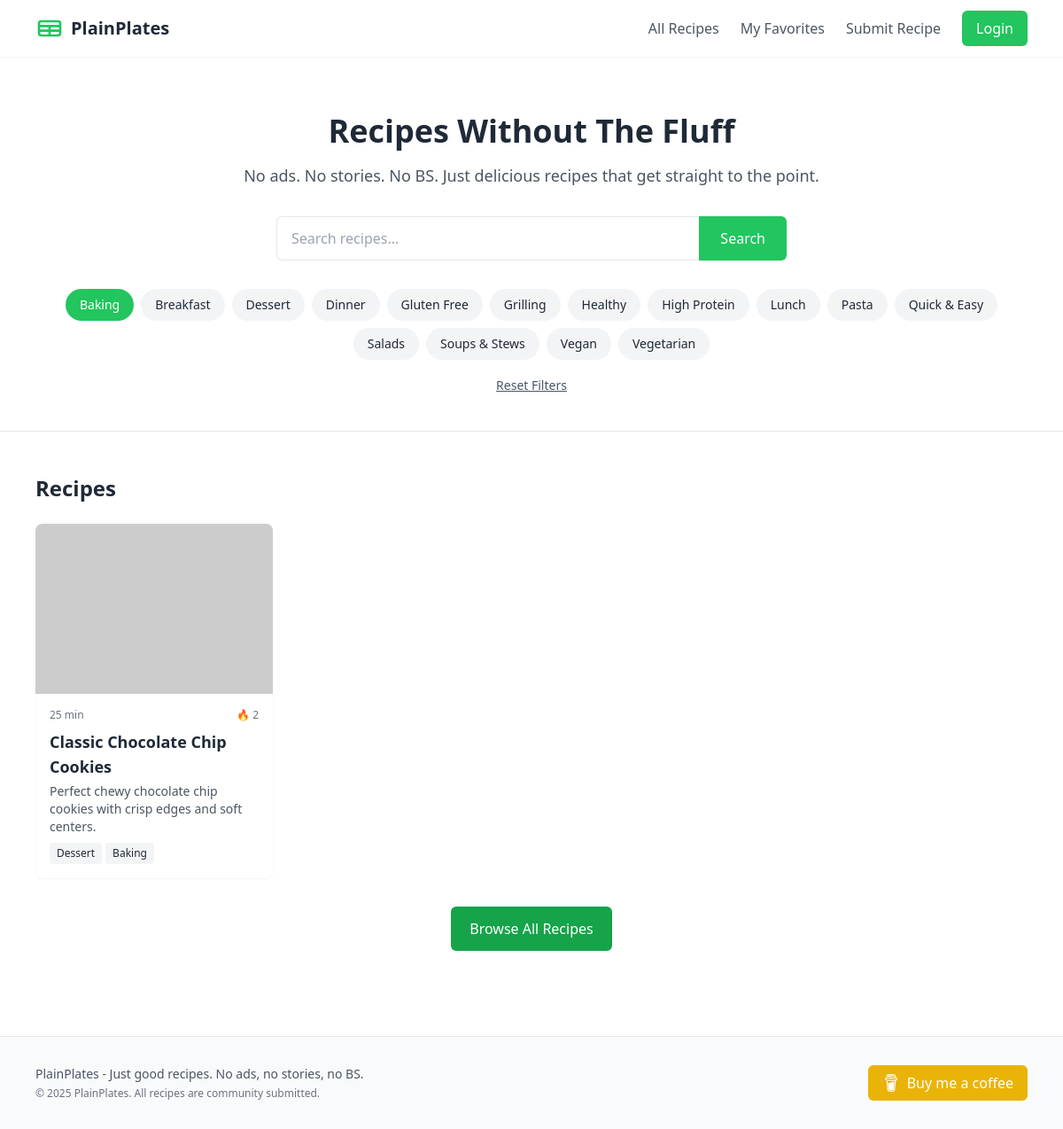
The page /recipes?category=baking on the database as committed earlier.
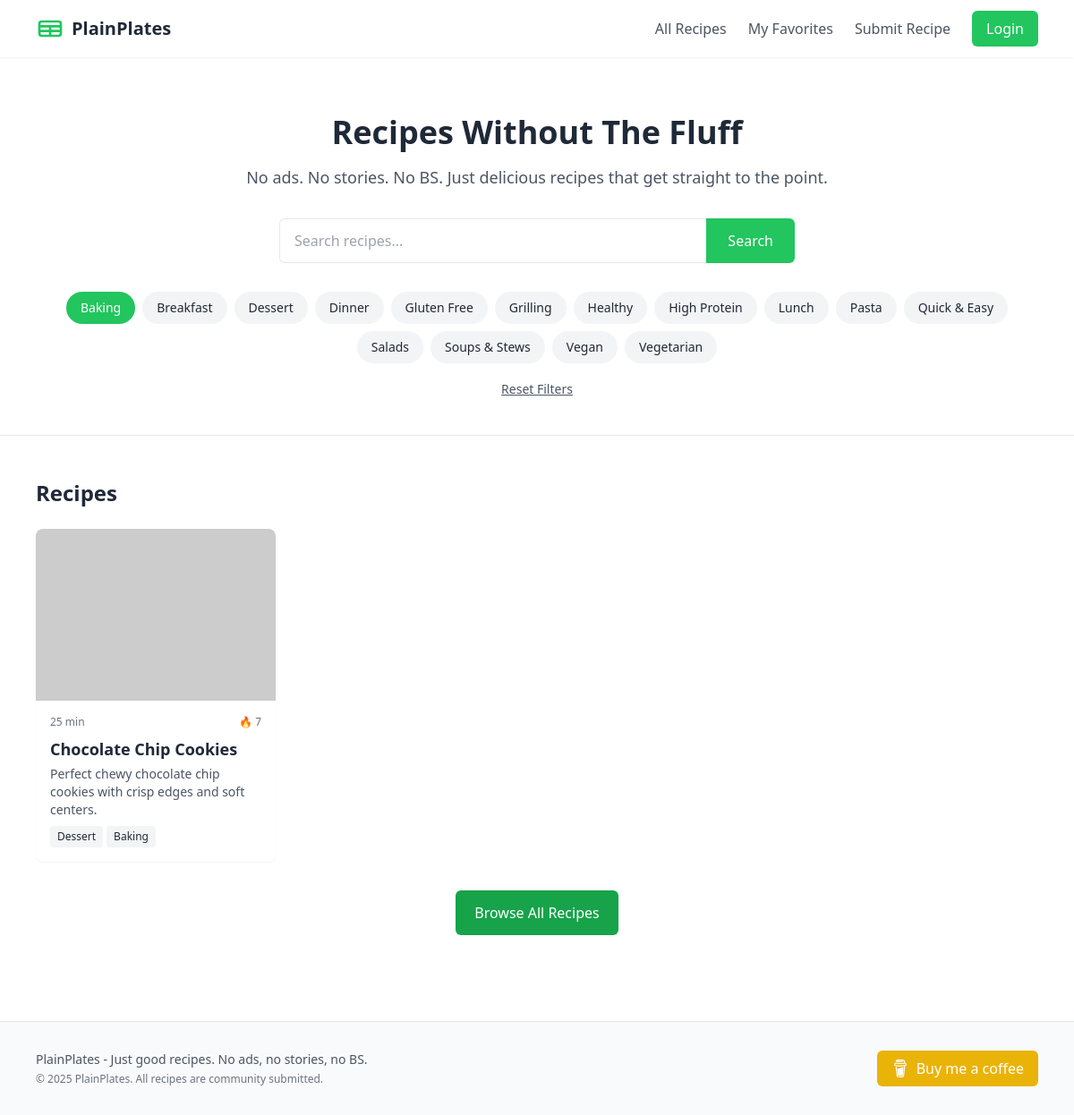
The same page on the database as committed later.
### tables this page shows
CREATE TABLE categories (
    id INTEGER PRIMARY KEY AUTOINCREMENT,
    name TEXT NOT NULL,
    slug TEXT UNIQUE NOT NULL,
    description TEXT
);

CREATE TABLE recipes (
    id INTEGER PRIMARY KEY AUTOINCREMENT,
    title TEXT NOT NULL,
    slug TEXT UNIQUE NOT NULL,
    description TEXT NOT NULL,
    ingredients TEXT NOT NULL,
    instructions TEXT NOT NULL,
    notes TEXT,
    prep_time INTEGER NOT NULL,
    cook_time INTEGER NOT NULL,
    servings INTEGER NOT NULL DEFAULT 4,
    created_at TIMESTAMP NOT NULL DEFAULT CURRENT_TIMESTAMP,
    updated_at TIMESTAMP NOT NULL DEFAULT CURRENT_TIMESTAMP,
    user_id INTEGER,
    FOREIGN KEY (user_id) REFERENCES users (id)
);

### main.py (the view)
@app.get("/recipes", response_class=HTMLResponse)
def recipes_page(request: Request, q: str | None = None, category: str | None = None):
    categories = get_categories()
    recipes = get_recipes(filter_q=q, category_slug=category)
    return templates.TemplateResponse("recipes.html", {
        "request": request,
        "categories": categories,
        "recipes": recipes,
        "q": q,
        "selected_category": category
    })

### templates/recipes.html (shortened to what this page needs)
{% extends "base.html" %}
{% block content %}
<section class="bg-white border-b">
    <div class="max-w-6xl mx-auto px-4 py-12 md:py-16">
        <div class="text-center">
            <h1 class="text-3xl md:text-4xl font-bold mb-4">Recipes Without The Fluff</h1>
            <p class="text-lg text-gray-600 mb-8 max-w-2xl mx-auto">No ads. No stories. No BS. Just delicious recipes that get straight to the point.</p>
            <div class="max-w-xl mx-auto mb-8">
                <form action="/recipes" method="get" class="flex">
                    <input type="text" name="q" placeholder="Search recipes..." value="{{ q or '' }}"
                        class="flex-grow px-4 py-3 rounded-l-md border-t border-b border-l focus:outline-none focus:ring-2 focus:ring-primary-500">
                    <button type="submit"
                            class="bg-primary-500 text-white px-6 py-3 rounded-r-md hover:bg-primary-600 focus:outline-none focus:ring-2 focus:ring-primary-500">
                        Search
                    </button>
                </form>
            </div>
            <div class="flex flex-wrap justify-center gap-2 mb-4">
                {% for category in categories %}
                <a href="/recipes?category={{ category.slug }}{% if q %}&q={{ q }}{% endif %}"
                class="{% if selected_category == category.slug %}
                            bg-primary-500 text-white
                        {% else %}
                            bg-gray-100 text-gray-800 hover:bg-gray-200
                        {% endif %}
                        px-4 py-2 rounded-full text-sm transition">
                    {{ category.name }}
                </a>
                {% endfor %}
            </div>
            {% if q or selected_category %}
            <div class="-mb-6 text-center">
                <a href="/recipes"
                class="inline-block text-sm text-gray-600 hover:text-primary-600 underline">
                Reset Filters
                </a>
            </div>
            {% endif %}
        </div>
    </div>
</section>
<section class="py-12">
    <div class="max-w-6xl mx-auto px-4">
        <h2 class="text-2xl font-bold mb-6">Recipes</h2>
        <div class="grid grid-cols-1 md:grid-cols-2 lg:grid-cols-4 gap-4">
            {% for recipe in recipes %}
                {% include "components/recipe_card.html" %}
            {% endfor %}
        </div>
        <div class="text-center mt-8">
            <a href="/recipes" class="inline-flex items-center justify-center px-5 py-3 border border-transparent text-base font-medium rounded-md text-white bg-primary-600 hover:bg-primary-700">
                Browse All Recipes
            </a>
        </div>
    </div>
</section>
{% endblock %}

### templates/base.html (shortened to what this page needs)
<!DOCTYPE html>
<html>
<head>
    <script src="https://cdn.tailwindcss.com"></script>
</head>
<body class="min-h-screen flex flex-col bg-white text-gray-800">
    {% set user = request.session.get('user') %}
    <header class="bg-white shadow-sm sticky top-0 z-10">
        <div class="max-w-6xl mx-auto px-4 py-3 flex items-center justify-between">
            <div class="flex items-center space-x-2">
            <a href="/" class="flex items-center">
                <svg class="h-8 w-8 text-green-500" viewBox="0 0 24 24" fill="none" stroke="currentColor" stroke-width="2">
                <path stroke-linecap="round" stroke-linejoin="round" d="M3 10h18M3 14h18m-9-4v8m-7 0h14a2 2 0 002-2V8a2 2 0 00-2-2H5a2 2 0 00-2 2v8a2 2 0 002 2z" />
                </svg>
                <span class="text-xl font-bold text-gray-800 ml-2">PlainPlates</span>
            </a>
            </div>
            <nav class="hidden md:flex items-center space-x-6">
            <a href="/recipes" class="text-gray-600 hover:text-green-500">All Recipes</a>
            <a href="/favorites" class="text-gray-600 hover:text-green-500">My Favorites</a>
            <a href="/submit" class="text-gray-600 hover:text-green-500">Submit Recipe</a>
            {% if user %}
                <span class="text-gray-600">👋 {{ user.name }}</span>
                <a href="/logout" class="text-gray-500 hover:text-red-600 ml-4">Logout</a>
            {% else %}
                <a href="/login" class="bg-green-500 hover:bg-green-600 text-white px-4 py-2 rounded-md">Login</a>
            {% endif %}
            </nav>
        </div>
    </header>
    <main class="flex-grow">
        {% block content %}
        {% endblock %}
    </main>
    <footer class="bg-gray-50 border-t border-gray-200 mt-12">
        <div class="max-w-6xl mx-auto px-4 py-8">
            <div class="flex flex-col md:flex-row justify-between items-center">
                <div class="text-center md:text-left mb-4 md:mb-0">
                    <p class="text-gray-600 text-sm">
                    PlainPlates - Just good recipes. No ads, no stories, no BS.
                    </p>
                    <p class="text-gray-500 text-xs mt-1">
                    © 2025 PlainPlates. All recipes are community submitted.
                    </p>
                </div>
                <div>
                    <a href="https://www.buymeacoffee.com/yourname" target="_blank" rel="noopener noreferrer" class="inline-flex items-center px-4 py-2 bg-yellow-500 hover:bg-yellow-600 text-white rounded-md transition">
                    Buy me a coffee
                    </a>
                </div>
            </div>
        </div>
    </footer>
</body>
</html>

### templates/components/recipe_card.html
<a href="/recipes/{{ recipe.slug }}" class="bg-white rounded-lg overflow-hidden shadow-sm hover:shadow-md transition-shadow">
    <div class="h-48 overflow-hidden">
        <img src="/static/images/recipes{{ recipe.slug }}.jpg" onerror="this.onerror=null;this.src='https://placehold.co/400x300?text=Image Coming Soon';" alt="{{ recipe.title }}" class="w-full h-full object-cover">
    </div>
    <div class="p-4">
        <div class="flex justify-between items-center mb-2">
            <span class="text-xs text-gray-500">{{ recipe.prep_time + recipe.cook_time }} min</span>
            <span class="flex items-center text-xs text-gray-500">
                {% if recipe.score > 0 %} 🔥 {% else %} 🧊 {% endif %}{{ recipe.score }}
            </span>
        </div>
        <h3 class="font-bold text-lg mb-1">{{ recipe.title }}</h3>
        <p class="text-gray-600 text-sm mb-2">{{ recipe.description }}</p>
        <div class="flex flex-wrap gap-1">
            {% for tag in recipe.tags %}
            <span class="bg-gray-100 text-gray-800 text-xs px-2 py-1 rounded">{{ tag }}</span>
            {% endfor %}
        </div>
    </div>
</a>

Rows that differ between the two databases and show on the page:
changed recipes "Perfect chewy chocolate chip cookies with crisp edges and soft centers.": score "2" → "7"; title "Classic Chocolate Chip Cookies" → "Chocolate Chip Cookies"
